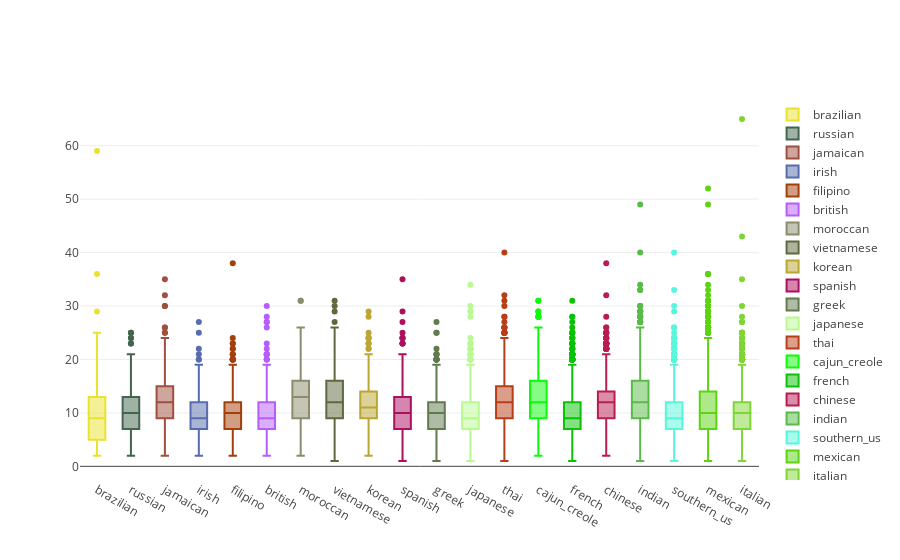

Source (notebook cell):
### Code cell
boxplotcolors = random_colours(21)
labels = [i for i in train_data.cuisine.value_counts().index][::-1]
data = []
for i in range(20):
    trace = go.Box(
    y=train_data[train_data['cuisine'] == labels[i]]['ingredients'].str.len(), name = labels[i],
    marker = dict(color = boxplotcolors[i]))
    data.append(trace)
layout = go.Layout(
#     title = "Recipe Length Distribution by cuisine"
)

fig = go.Figure(data=data,layout=layout)
iplot(fig, filename = "Box Plot Styling Outliers")

### Figure 1 — Plotly figure (JSON) as saved in the notebook; plotly's stock layout.template omitted (floating-point values rounded to 4 significant figures; data arrays with more than 128 entries replaced by an {"elided": "..."} marker saying what was removed)
{"data": [{"marker": {"color": "#EAE22F"}, "name": "brazilian", "type": "box", "uid": "52f3f4e1-f4c2-4d07-8dbb-353334fafe55", "y": {"elided": "467 int values"}}, {"marker": {"color": "#43654F"}, "name": "russian", "type": "box", "uid": "4d221381-ef57-4ab3-9b1b-a31e7485e284", "y": {"elided": "489 int values"}}, {"marker": {"color": "#9E4F3F"}, "name": "jamaican", "type": "box", "uid": "6d0d309c-6e96-4b1e-943d-a79842e11ec9", "y": {"elided": "526 int values"}}, {"marker": {"color": "#576CAE"}, "name": "irish", "type": "box", "uid": "00c9166f-439a-43f0-af2e-7ec423365807", "y": {"elided": "667 int values"}}, {"marker": {"color": "#A43E0A"}, "name": "filipino", "type": "box", "uid": "a10b559c-b9e6-43cf-8dca-1333c109bc69", "y": {"elided": "755 int values"}}, {"marker": {"color": "#B55EFB"}, "name": "british", "type": "box", "uid": "635e9159-a3c8-4788-8bad-9ae5681a4ab3", "y": {"elided": "804 int values"}}, {"marker": {"color": "#8C8C6C"}, "name": "moroccan", "type": "box", "uid": "31ad9cc3-d89b-427f-8346-37ad4824caca", "y": {"elided": "821 int values"}}, {"marker": {"color": "#5F693F"}, "name": "vietnamese", "type": "box", "uid": "deac15b8-1e57-4e93-851f-f5ea325b409e", "y": {"elided": "825 int values"}}, {"marker": {"color": "#BAA631"}, "name": "korean", "type": "box", "uid": "2bc9a9ab-7f71-4ab4-95ed-7f7faf671597", "y": {"elided": "830 int values"}}, {"marker": {"color": "#AB0F5E"}, "name": "spanish", "type": "box", "uid": "7b641b75-0b14-4703-be12-3655d27cf5ba", "y": {"elided": "989 int values"}}, {"marker": {"color": "#617B4D"}, "name": "greek", "type": "box", "uid": "2aa595df-95e0-42bc-8d50-20283a0de259", "y": {"elided": "1175 int values"}}, {"marker": {"color": "#B9F991"}, "name": "japanese", "type": "box", "uid": "226920bf-3c68-4466-a044-4a7f940a4aff", "y": {"elided": "1423 int values"}}, {"marker": {"color": "#B83E18"}, "name": "thai", "type": "box", "uid": "30177d32-59af-4a1e-a35d-6dc2209ad48e", "y": {"elided": "1539 int values"}}, {"marker": {"color": "#0CFA0B"}, "name": "cajun_creole", "type": "box", "uid": "3761af25-687c-4e59-b148-7c193dcb405a", "y": {"elided": "1546 int values"}}, {"marker": {"color": "#0BC106"}, "name": "french", "type": "box", "uid": "0d89a40d-1a9f-42ef-87f2-0af298a0c1af", "y": {"elided": "2646 int values"}}, {"marker": {"color": "#B81D51"}, "name": "chinese", "type": "box", "uid": "52f3918f-1839-4d86-b537-f586f9e27a3c", "y": {"elided": "2673 int values"}}, {"marker": {"color": "#58BB48"}, "name": "indian", "type": "box", "uid": "2e4225f7-a926-44eb-9244-c8d0a2f0d774", "y": {"elided": "3003 int values"}}, {"marker": {"color": "#58F7DB"}, "name": "southern_us", "type": "box", "uid": "b5437a0d-61cc-4a84-9e45-b9f1150ea292", "y": {"elided": "4320 int values"}}, {"marker": {"color": "#5DD313"}, "name": "mexican", "type": "box", "uid": "04418627-20af-4e6f-8fdf-2451adda761f", "y": {"elided": "6438 int values"}}, {"marker": {"color": "#7ED534"}, "name": "italian", "type": "box", "uid": "34d42897-adfe-437b-80b5-c61dbfd4704f", "y": {"elided": "7838 int values"}}], "layout": {}}
